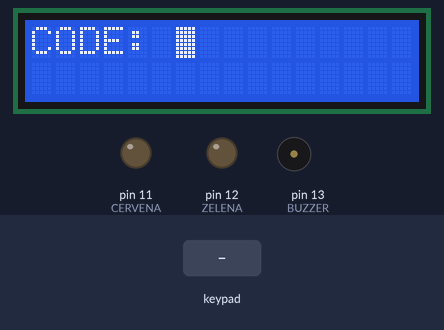
A sketch run on a simulated Arduino Uno, built with avr-gcc and run on an emulated ATmega328P. Shown: 16×2 character LCD, output pins drawn as LEDs (lit = HIGH), buzzer (waves = sounding). The test bench sets the inputs (shaded band). EEPROM starts erased.

Above: at 1.2 s.
1.3 s: key 'E' pressed
At 1.8 s:
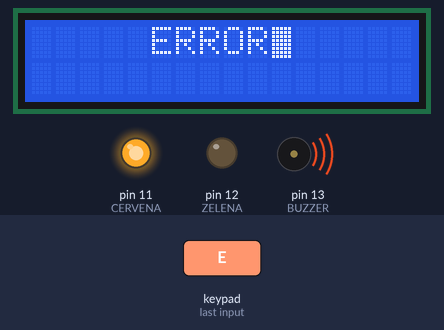
4.3 s: keypad keys 1 1 1 1 # pressed 0.4 s apart
At 7.0 s:
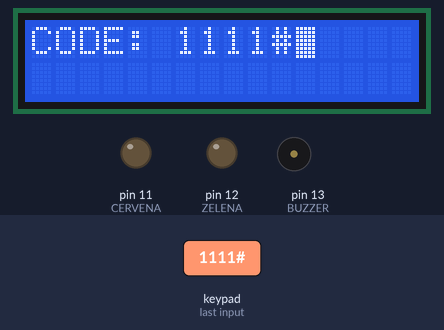
7.8 s: key 'A' pressed
At 9.0 s:
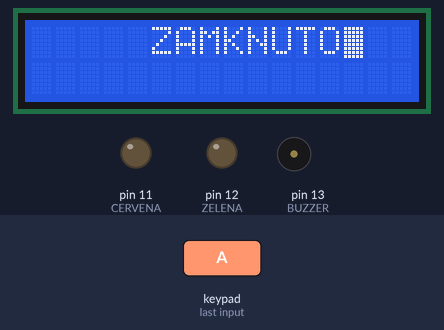
10.8 s: keypad keys 1 1 1 1 * pressed 0.4 s apart
At 13.2 s:
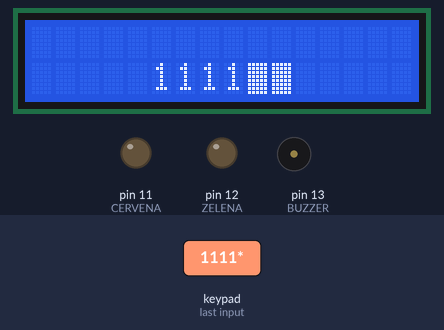
14.9 s: key '*' pressed
At 15.5 s:
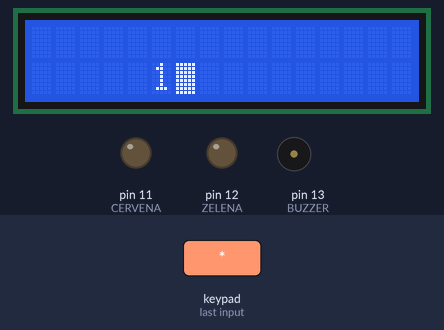
17.4 s: keypad keys 1 1 1 1 D pressed 0.4 s apart
At 19.5 s:
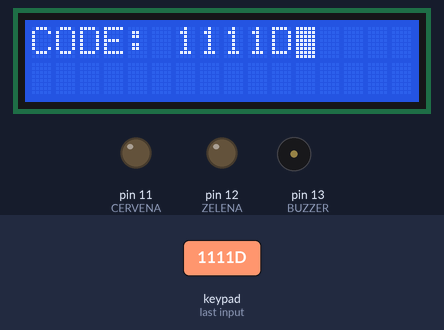
Timing chart, 0 to 21.0 s (numbered marks = the images above; inputs shaded):
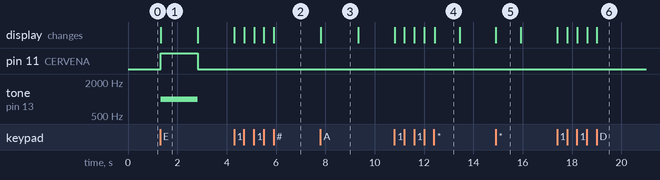

Measured:
- after the input at 1.3 s, pin 11 (CERVENA): LOW → HIGH at once, → LOW 1.5 s later; tone on pin 13 (BUZZER): silent → 1000 Hz at once, → silent 1.5 s later; the display: changes at once (image 1)
- after the input at 4.3 s, the display: first changes at once (image 2 shows a later state)
- after the input at 7.8 s, the display: changes at once (image 3)
- after the input at 10.8 s, the display: first changes at once (image 4 shows a later state)
- after the input at 14.9 s, the display: changes at once (image 5)
- after the input at 17.4 s, the display: first changes at once (image 6 shows a later state)
- what the display in image 1 shows lasts 1.5 s, from 1.3 s to 2.8 s

The sketch:

arduino-locker.ino
```cpp
#include <Wire.h>
#include <LiquidCrystal_I2C.h>
#include <Keypad.h>
#include <EEPROM.h>

#define CERVENA 11
#define ZELENA 12
#define BUZZER 13
const byte ROWS = 5;
const byte COLS = 4;
char hexaKeys[ROWS][COLS] = {
  {'A','B','#','*'},
  {'1','2','3','U'},
  {'4','5','6','D'},
  {'7','8','9','C'},
  {'L','0','R','E'},
};
byte rowPins[ROWS] = {10,9,8,7,6};
byte colPins[COLS] = {2,3,4,5};
Keypad keypad = Keypad( makeKeymap(hexaKeys), rowPins, colPins, ROWS, COLS);
LiquidCrystal_I2C lcd(0x27,16,2);
char key;
int attempts = 3;
int sekundy = 60;
String originalCode = "1111";
String originSettingCode = "147369258";
String code = "1111";
String user = "";

void setup() {
  pinMode(ZELENA, OUTPUT);
  pinMode(CERVENA, OUTPUT);
  pinMode(BUZZER, OUTPUT);
  Serial.begin(9600);
  lcd.init();
  lcd.backlight();
  lcd.setCursor(0,0);
  lcd.print("CODE: ");
  lcd.blink();
}

void countdown(){
  for(sekundy;sekundy >= 0;sekundy--){
    lcd.clear();
    lcd.setCursor(6, 1);
    lcd.print("seconds");
    lcd.setCursor(3, 1);
    lcd.print(sekundy);
    delay(1000);
    if(sekundy == 0){
      break;
    }
  }
  myInit();
  user == code;
}

void myInit(){
  lcd.clear();
  lcd.home();
  lcd.print("CODE: ");
}

void error(){
  lcd.clear();
  lcd.home();
  lcd.setCursor(5, 0);
  lcd.print("ERROR");
}

void unlocked(){
  lcd.clear();
  lcd.home();
  lcd.setCursor(5, 0);
  lcd.print("ODEMCENO");
}

void lock(){
  lcd.clear();
  lcd.home();
  lcd.setCursor(5, 0);
  lcd.print("ZAMKNUTO");
}

void passWord(){
  lcd.clear();
  lcd.home();
  lcd.setCursor(5, 1);
  lcd.print(code);
}

void deleteCode(){
  user = "";
  myInit();
}

void savetToEEPROM(String s, int addr){
  int length_pass = s.length();
  for(int i=addr; i<addr+length_pass; i++){
    EEPROM.write(i, s[i-addr]);
  }
  EEPROM.write(addr+length_pass+1, '|');
}

String readFromEEPROM(int addr){
  code = "";
  do{
    char c = (char)EEPROM.read(addr++);
    if(c == '|') break;
    else code += c;
  }
  while (1);
    return code;
  }

void loop() {
  key = keypad.getKey();

  if(key){
    switch (key){
      case 'C': //delete code
          deleteCode();
        break;
      case 'A': //lock safe/locker
          digitalWrite(ZELENA, 0);
          lock();
          delay(1500);
          deleteCode();
        break;
      case 'E': //authenticate users password
          if(user.equals(code) == true){
            digitalWrite(ZELENA,1);
            unlocked();
          }else if(user.equals(originSettingCode) == true){
            lcd.noBacklight();
            delay(1500);
            lcd.backlight();
            myInit();
            code == originalCode;

          }else{
            error();
            digitalWrite(CERVENA, 1);
            tone(BUZZER, 1000);
            delay(1500);
            myInit();
            noTone(BUZZER);
            digitalWrite(CERVENA, 0);
            attempts--;
            if(attempts == 0){
              countdown();
            }
          }
        break ;
      case '*': //save new typed password
          if(user){
            savetToEEPROM(user, 0);
            readFromEEPROM(0);
            passWord();
            delay(1000);
            deleteCode();
          }
        break;
      case 'B': //Serial print of var code
        Serial.println(code);
      break;
      default:
          user += key;
          lcd.print(key);
    }
  }
  delay(10);
}
```
